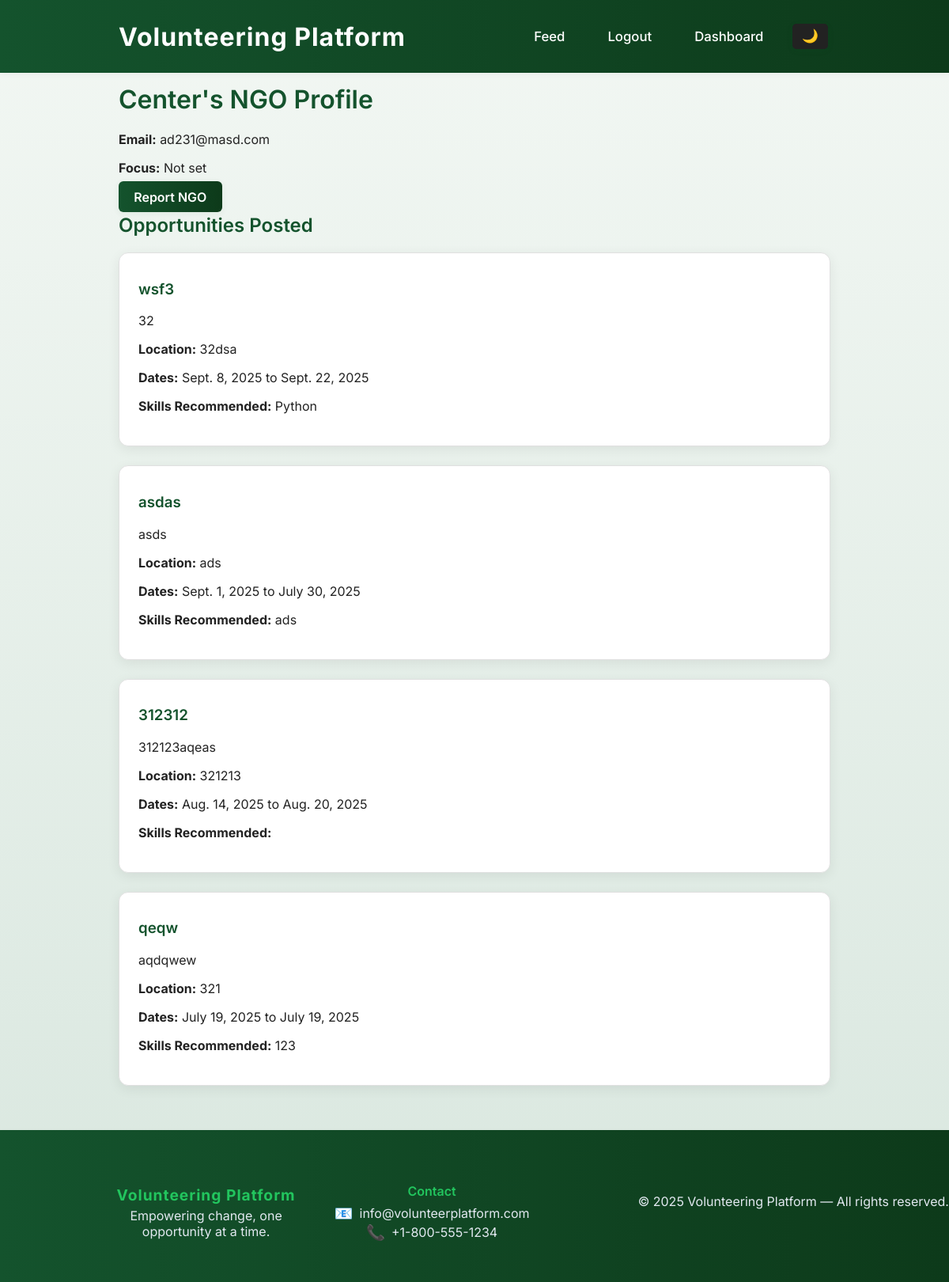
The page /accounts/ngo_profile/4/ (signed in) on the database its author committed.
### accounts/models.py (models this page shows, shortened)
class User(AbstractUser):
    ROLE_CHOICES = (
        ("volunteer", "Volunteer"),
        ("ngo", "NGO"),
        ("admin", "Admin"),
    )
    role = models.CharField(max_length=10, choices=ROLE_CHOICES, default="volunteer")
    skills = models.CharField(max_length=255, blank=True, help_text="Comma-separated skills (e.g. Python, Fundraising, Event Planning)")
    is_approved = models.BooleanField(default=True, help_text="Admin approval required for NGOs")

### feeds/models.py (models this page shows, shortened)
class Opportunity(models.Model):
    ngo = models.ForeignKey(
        settings.AUTH_USER_MODEL,
        on_delete=models.CASCADE,
        limit_choices_to={"role": "ngo"},
    )
    title = models.CharField(max_length=200)
    description = models.TextField()
    location = models.CharField(max_length=255)
    start_date = models.DateField()
    end_date = models.DateField()
    skills_recommended = models.CharField(max_length=255, blank=True)
    created_at = models.DateTimeField(auto_now_add=True)

### accounts/views.py (the view)
# urls.py: path("ngo_profile/<int:user_id>/", views.ngo_profile, name="ngo_profile"),
@login_required
def ngo_profile(request, user_id):
    User = get_user_model()
    ngo = get_object_or_404(User, id=user_id, role="ngo")
    if request.method == "POST" and request.user.role == "admin":
        if request.POST.get("delete_user_id") == str(ngo.id):
            ngo.delete()
            return redirect("admin_dashboard")
    opportunities = Opportunity.objects.filter(ngo=ngo).order_by("-created_at")
    return render(request, "accounts/ngo_profile.html", {"ngo": ngo, "opportunities": opportunities})

### accounts/views.py (called while the page is built)
def get_notification_count(request):
    if not request.user.is_authenticated:
        return {'notification_count': 0}
    count = 0
    if hasattr(request.user, 'role'):
        if request.user.role == 'ngo':
            from feeds.models import Application
            count = Application.objects.filter(opportunity__ngo=request.user, status='pending').count()
        elif request.user.role == 'admin':
            from .models import Report
            count = Report.objects.filter(handled=False).count()
    return {'notification_count': count}

### accounts/templates/accounts/ngo_profile.html (shortened to what this page needs)
{% extends "base.html" %}
{% block content %}
  <h1>{{ ngo.username }}'s NGO Profile</h1>
  <p><strong>Email:</strong> {{ ngo.email }}</p>
  <p><strong>Focus:</strong> {{ ngo.skills|default:'Not set' }}</p>
  {% if user.is_authenticated and user.id != ngo.id and user.role == 'volunteer' %}
    <a class="btn" href="{% url 'report_user' ngo.id %}">Report NGO</a>
  {% endif %}
  <h2>Opportunities Posted</h2>
  {% if opportunities %}
    {% for opp in opportunities %}
      <div class="opportunity-card">
        <h3>{{ opp.title }}</h3>
        <p>{{ opp.description }}</p>
        <p><strong>Location:</strong> {{ opp.location }}</p>
        <p><strong>Dates:</strong> {{ opp.start_date }} to {{ opp.end_date }}</p>
  <p><strong>Skills Recommended:</strong> {{ opp.skills_recommended }}</p>
      </div>
    {% endfor %}
  {% else %}
    <p>No opportunities posted yet.</p>
  {% endif %}
{% endblock %}

### static/css/style.css (style rules this page uses)
:root { --main-green: #14532d; --main-green-dark: #0d3a1a; --main-green-light: #22c55e; }
body { font-family: 'Inter', Arial, sans-serif; margin: 0; padding: 0; background-color: #f4f6fb; background: linear-gradient(180deg, #f2f7f3 0%, #d9e7df 100%); background-attachment: fixed; color: #222; transition: background 0.3s, color 0.3s; }
body, main.container { opacity: 0; animation: fadeInBody 0.5s ease-in forwards; }
.opportunity-card, .application-card { background: #fff; border-radius: 12px; padding: 1.5em; margin-bottom: 1.5em; box-shadow: 0 4px 16px rgba(0,0,0,0.07); border: 1px solid #e0e0e0; transition: box-shadow 0.2s, background 0.3s, color 0.3s; min-width: 100%; width: 100%; box-sizing: border-box; display: block; transition: box-shadow 0.3s, transform 0.25s; }
@media (min-width: 700px) { .opportunity-card, .application-card { min-width: 900px; max-width: 100%; margin-left: auto; margin-right: auto; } }
button, .btn { background: linear-gradient(90deg, var(--main-green) 0%, var(--main-green-dark) 100%); color: #fff; border: none; border-radius: 6px; padding: 0.6em 1.2em; font-size: 1em; font-weight: 600; cursor: pointer; margin: 0.2em 0.2em 0.2em 0; transition: background 0.2s, box-shadow 0.2s, transform 0.15s; box-shadow: 0 2px 8px rgba(20,83,45,0.07); text-decoration: none; }
h1, h2, h3 { font-weight: 600; color: var(--main-green); margin-top: 0.5em; transition: color 0.3s; }

### templates/base.html (style rules this page uses)
html, body { height: 100%; }
body { min-height: 100vh; display: flex; flex-direction: column; }

### rows shown on the page
User: username "Center", email "ad231@masd.com", skills "Not set"
Opportunity: title "wsf3", description "32", location "32dsa", start_date "Sept. 8, 2025", end_date "Sept. 22, 2025", skills_recommended "Python"
Opportunity: title "asdas", description "asds", location "ads", start_date "Sept. 1, 2025", end_date "July 30, 2025", skills_recommended "ads"
Opportunity: title "312312", description "312123aqeas", location "321213", start_date "Aug. 14, 2025", end_date "Aug. 20, 2025"
Opportunity: title "qeqw", description "aqdqwew", location "321", start_date "July 19, 2025", end_date "July 19, 2025", skills_recommended "123"
